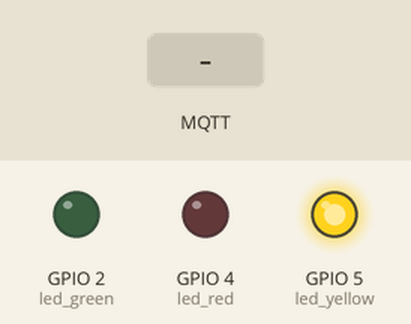
This sketch was run on a simulated ESP32. Shown: output pins drawn as LEDs (lit = HIGH). The test bench sets the inputs (shaded band). WiFi joins after 1.5 s; servers stay silent unless stated; no MQTT or app messages arrive unless stated; what the sketch prints to the serial monitor is not drawn.

Above: at 2.7 s.
2.8 s: MQTT message "1" arrives on the first subscribed topic
At 5.2 s:
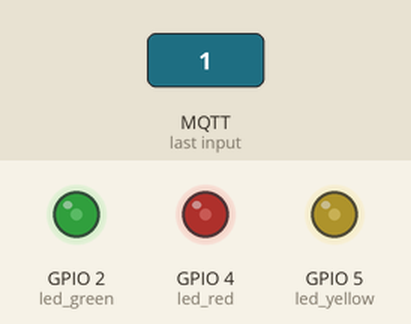
5.8 s: MQTT message "on" arrives on the first subscribed topic
At 6.9 s:
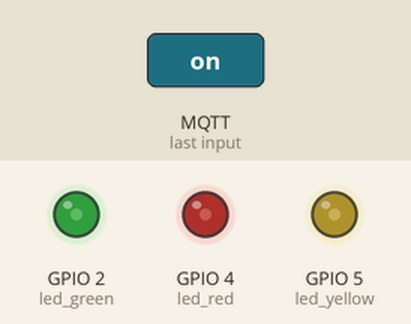
7.3 s: MQTT message "off" arrives on the first subscribed topic
At 7.9 s:
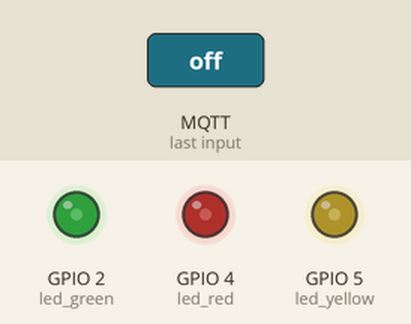
Timing chart, 0 to 10.3 s (numbered marks = the images above; inputs shaded):
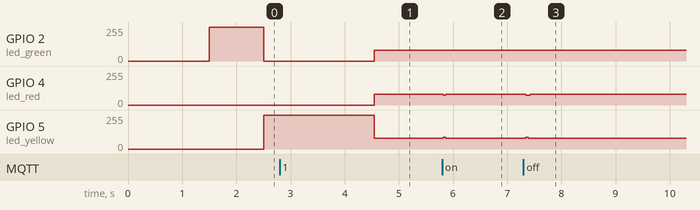

Measured:
- after the input at 2.8 s, GPIO 2 (led_green): 0/255 → 79/255 after 1.7 s; GPIO 4 (led_red): 0/255 → 80/255 after 1.7 s; GPIO 5 (led_yellow): 255/255 → 79/255 after 1.7 s
- after the input at 5.8 s, GPIO 4 (led_red): 80/255 → 74/255 at once, → 80/255 0.04 s later; GPIO 5 (led_yellow): 79/255 → 89/255 at once, → 79/255 0.04 s later
- after the input at 7.3 s, GPIO 4 (led_red): 80/255 → 74/255 at once, → 80/255 0.08 s later; GPIO 5 (led_yellow): 79/255 → 90/255 at once, → 79/255 0.04 s later

The sketch:

code.ino
```cpp
#include "WiFi.h"
#include "PubSubClient.h"
#include "ArduinoJson.h"

int led_green = 2;
int led_red = 4;
int led_yellow = 5;

// WiFi
const char *ssid = "Wokwi-GUEST";
const char *password = "";

// MQTT Broker
const char *MQTTServer = "broker.emqx.io";
const char *MQTT_Topic = "VLUTE/WEEK5";
const char *MQTT_ID = "91bdc853-79bb-433a-8121-98b2460e183a";
int Port = 1883;

WiFiClient espClient;
PubSubClient client(espClient);

// Biến lưu trữ thời gian bật đèn LED
int timeGreen = 1;
int timeYellow = 2;
int timeRed = 3;

// Hàm kết nối lại với MQTT Broker
void MQTT_Reconnect() {
  while (!client.connected()) {
    if (client.connect(MQTT_ID)) {
      Serial.println("Connected to MQTT Broker!");
      client.subscribe(MQTT_Topic);
    } else {
      Serial.print("failed, rc=");
      Serial.print(client.state());
      Serial.println(" try again in 5 seconds");
      vTaskDelay(5000 / portTICK_PERIOD_MS);
    }
  }
}

// Hàm kết nối WiFi
void WIFIConnect() {
  Serial.println("Connecting to SSID: Wokwi-GUEST");
  WiFi.begin(ssid, password);
  while (WiFi.status() != WL_CONNECTED) {
    vTaskDelay(500 / portTICK_PERIOD_MS);
    Serial.print(".");
  }
  Serial.println("");
  Serial.print("WiFi connected");
  Serial.print(", IP address: ");
  Serial.println(WiFi.localIP());
}

// Callback MQTT
void callback(char* topic, byte* message, unsigned int length) {
  Serial.print("Message arrived on topic: ");
  Serial.println(topic);

  // Tạo một chuỗi từ tin nhắn nhận được
  String messageTemp;
  for (int i = 0; i < length; i++) {
    messageTemp += (char)message[i];
  }

  Serial.print("Message: ");
  Serial.println(messageTemp);

  // Phân tích chuỗi JSON
  StaticJsonDocument<256> doc;
  DeserializationError error = deserializeJson(doc, messageTemp);

  if (error) {
    Serial.print("deserializeJson() failed: ");
    Serial.println(error.f_str());
    return;
  }

  // Lấy giá trị thời gian từ JSON
  timeGreen = doc["timeGreen"];
  timeYellow = doc["timeYellow"];
  timeRed = doc["timeRed"];

  Serial.printf("TimeGreen: %d, TimeYellow: %d, TimeRed: %d\n", timeGreen, timeYellow, timeRed);
}

// Task xử lý MQTT
void MQTTTask(void *pvParameters) {
  while (true) {
    if (!client.connected()) {
      MQTT_Reconnect();
    }
    client.loop();
    vTaskDelay(10 / portTICK_PERIOD_MS); // Giảm tải CPU
  }
}

// Task điều khiển LED
void LEDTask(void *pvParameters) {
  while (true) {
    // Bật tắt đèn LED theo thời gian nhận được
    digitalWrite(led_green, HIGH);
    vTaskDelay(timeGreen * 1000 / portTICK_PERIOD_MS);
    digitalWrite(led_green, LOW);

    digitalWrite(led_yellow, HIGH);
    vTaskDelay(timeYellow * 1000 / portTICK_PERIOD_MS);
    digitalWrite(led_yellow, LOW);

    digitalWrite(led_red, HIGH);
    vTaskDelay(timeRed * 1000 / portTICK_PERIOD_MS);
    digitalWrite(led_red, LOW);
  }
}

void setup() {
  Serial.begin(115200);
  Serial.println("Hello, ESP32!");

  pinMode(led_green, OUTPUT);
  pinMode(led_red, OUTPUT);
  pinMode(led_yellow, OUTPUT);

  // Khởi động WiFi và MQTT
  WIFIConnect();
  client.setServer(MQTTServer, Port);
  client.setCallback(callback);

  // Tạo các Task
  xTaskCreate(MQTTTask, "MQTT Task", 4096, NULL, 1, NULL);
  xTaskCreate(LEDTask, "LED Task", 2048, NULL, 1, NULL);
}

void loop() {
  // Loop không cần làm gì vì đã sử dụng RTOS cho các task.
}
```
